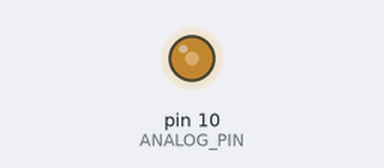
The sketch below on a simulated Arduino Uno, built with avr-gcc and run on an emulated ATmega328P. Parts: output pins drawn as LEDs (lit = HIGH). Random numbers use the default seed unless the sketch sets one.

Above: at 17.48 s.
Timing chart, 0 to 40.0 s (numbered marks = the images above):
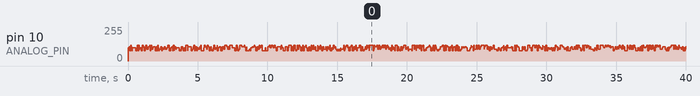

The sketch:

candle_flicker.ino
```cpp
const int ANALOG_PIN = 10;

void setup()
{
  pinMode(ANALOG_PIN, OUTPUT);
}

void loop()
{
  analogWrite(ANALOG_PIN, random(5) * 10 + 78);
  delay(random(90) + 10);
}
```
